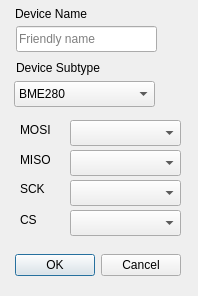
<?xml version="1.0" encoding="UTF-8"?>
<ui version="4.0">
 <class>Dialog_config_spi</class>
 <widget class="QDialog" name="Dialog_config_spi">
  <property name="geometry">
   <rect>
    <x>0</x>
    <y>0</y>
    <width>198</width>
    <height>296</height>
   </rect>
  </property>
  <property name="windowTitle">
   <string>SPI</string>
  </property>
  <property name="windowIcon">
   <iconset resource="ezlopi.qrc">
    <normaloff>:/res/icon.png</normaloff>:/res/icon.png</iconset>
  </property>
  <widget class="QDialogButtonBox" name="buttonBox_config_spi">
   <property name="geometry">
    <rect>
     <x>10</x>
     <y>249</y>
     <width>171</width>
     <height>32</height>
    </rect>
   </property>
   <property name="orientation">
    <enum>Qt::Horizontal</enum>
   </property>
   <property name="standardButtons">
    <set>QDialogButtonBox::Cancel|QDialogButtonBox::Ok</set>
   </property>
  </widget>
  <widget class="QLabel" name="label_mosi">
   <property name="geometry">
    <rect>
     <x>20</x>
     <y>120</y>
     <width>41</width>
     <height>20</height>
    </rect>
   </property>
   <property name="text">
    <string>MOSI</string>
   </property>
  </widget>
  <widget class="QLabel" name="label_miso">
   <property name="geometry">
    <rect>
     <x>20</x>
     <y>150</y>
     <width>41</width>
     <height>20</height>
    </rect>
   </property>
   <property name="text">
    <string>MISO</string>
   </property>
  </widget>
  <widget class="QLabel" name="label_sck">
   <property name="geometry">
    <rect>
     <x>20</x>
     <y>179</y>
     <width>41</width>
     <height>20</height>
    </rect>
   </property>
   <property name="text">
    <string>SCK</string>
   </property>
  </widget>
  <widget class="QLabel" name="label_cs">
   <property name="geometry">
    <rect>
     <x>20</x>
     <y>210</y>
     <width>41</width>
     <height>20</height>
    </rect>
   </property>
   <property name="text">
    <string>CS</string>
   </property>
  </widget>
  <widget class="QComboBox" name="comboBox_mosi">
   <property name="geometry">
    <rect>
     <x>70</x>
     <y>120</y>
     <width>111</width>
     <height>26</height>
    </rect>
   </property>
  </widget>
  <widget class="QComboBox" name="comboBox_miso">
   <property name="geometry">
    <rect>
     <x>70</x>
     <y>150</y>
     <width>111</width>
     <height>26</height>
    </rect>
   </property>
  </widget>
  <widget class="QComboBox" name="comboBox_sck">
   <property name="geometry">
    <rect>
     <x>70</x>
     <y>180</y>
     <width>111</width>
     <height>26</height>
    </rect>
   </property>
  </widget>
  <widget class="QComboBox" name="comboBox_cs">
   <property name="geometry">
    <rect>
     <x>70</x>
     <y>210</y>
     <width>111</width>
     <height>26</height>
    </rect>
   </property>
  </widget>
  <widget class="QLineEdit" name="lineEdit_device_name">
   <property name="geometry">
    <rect>
     <x>16</x>
     <y>26</y>
     <width>141</width>
     <height>26</height>
    </rect>
   </property>
   <property name="placeholderText">
    <string>Friendly name</string>
   </property>
  </widget>
  <widget class="QLabel" name="label_device_name">
   <property name="geometry">
    <rect>
     <x>15</x>
     <y>4</y>
     <width>121</width>
     <height>20</height>
    </rect>
   </property>
   <property name="text">
    <string>Device Name</string>
   </property>
  </widget>
  <widget class="QComboBox" name="comboBox_spi_device_subtype">
   <property name="geometry">
    <rect>
     <x>14</x>
     <y>81</y>
     <width>141</width>
     <height>26</height>
    </rect>
   </property>
   <item>
    <property name="text">
     <string>BME280</string>
    </property>
   </item>
  </widget>
  <widget class="QLabel" name="label_device_spi_subtype">
   <property name="geometry">
    <rect>
     <x>16</x>
     <y>58</y>
     <width>121</width>
     <height>20</height>
    </rect>
   </property>
   <property name="text">
    <string>Device Subtype</string>
   </property>
  </widget>
 </widget>
 <resources>
  <include location="ezlopi.qrc"/>
 </resources>
 <connections>
  <connection>
   <sender>buttonBox_config_spi</sender>
   <signal>accepted()</signal>
   <receiver>Dialog_config_spi</receiver>
   <slot>accept()</slot>
   <hints>
    <hint type="sourcelabel">
     <x>248</x>
     <y>254</y>
    </hint>
    <hint type="destinationlabel">
     <x>157</x>
     <y>274</y>
    </hint>
   </hints>
  </connection>
  <connection>
   <sender>buttonBox_config_spi</sender>
   <signal>rejected()</signal>
   <receiver>Dialog_config_spi</receiver>
   <slot>reject()</slot>
   <hints>
    <hint type="sourcelabel">
     <x>316</x>
     <y>260</y>
    </hint>
    <hint type="destinationlabel">
     <x>286</x>
     <y>274</y>
    </hint>
   </hints>
  </connection>
 </connections>
</ui>
